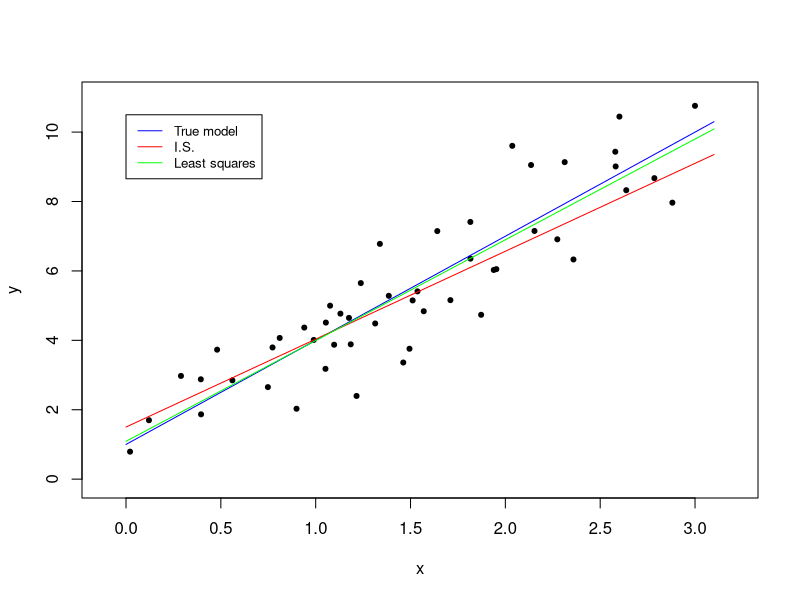

Write R code to recreate this figure.
N = 50
x = runif(N,0,3)
y = 3*x + 1 + rnorm(N,0,1)

# Prior on w0, N(a0,sigma = b0)
a0 = 0
b0 = 1
# Prior on w1, N(a1,sgima = b1)
a1 = 0
b1 = 1


# Sample size for each iteration: K
K=1000

for (i in 1:N) {
  cat('Data item no.: ',i,'\n')
  
  s_w0 = rnorm(K,a0,b0)
  s_w1 = rnorm(K,a1,b1)
  s_epsilon = rnorm(K)
  var_yi = b0^2+b1^2*x[i]^2+1
  
  p = dnorm(s_w0,a0,b0) * dnorm(s_w1,a1,b1) * dnorm(y[i],s_w0+s_w1*x[i]+s_epsilon,sqrt(var_yi)) 
  p_star = dnorm(s_w0,a0,b0) * dnorm(s_w1,a1,b1)
  weights = p / p_star
  sum_weights = sum(weights)
  
  est_a0 = 1/sum_weights*sum(weights*s_w0)
  est_b0 = 1/sum_weights*sum(weights*s_w0^2)
  a0 = est_a0
  b0 = sqrt(est_b0-est_a0^2)
  cat('a0=',a0,' ; b0=',b0,'\n')
  
  est_a1 = 1/sum_weights*sum(weights*s_w1)
  est_b1 = 1/sum_weights*sum(weights*s_w1^2)
  a1 = est_a1
  b1 = sqrt(est_b1-est_a1^2)
  cat('a1=',a1,' ; b1=',b1,'\n')
}

plot(x,y,xlim=c(-0.1,3.2),ylim=c(-0.1,11),pch=20)
curve(3*x+1, from = 0, to = 3.1, add=T, col = 'blue')
curve(a1*x+a0, from = 0, to = 3.1, add=T, col = 'red')
linM = lm(y~x)
curve(linM$coefficients[1]+linM$coefficients[2]*x, from = 0, to = 3.1, add=T, col = 'green')
legend(0, 10.5, legend= c('True model','I.S.','Least squares'), col=c('blue','red','green'),lty=1, cex=0.8)
